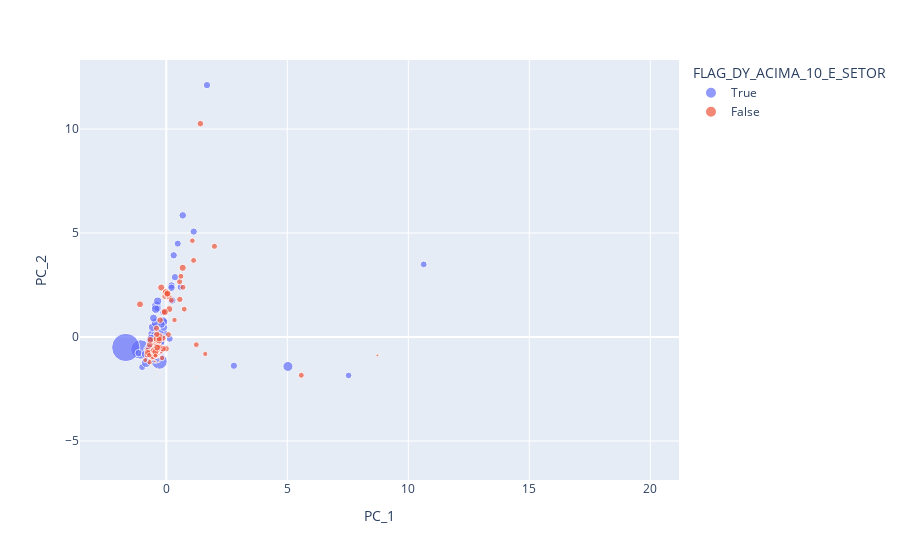

The cell this chart's notebook holds for it:
### Code cell
# Visualizar os dois componentes
fig = px.scatter(df_pca,
                 x="PC_1",
                 y="PC_2",
                 color="FLAG_DY_ACIMA_10_E_SETOR",
                 size='DIV_YIELD',
                 hover_data=['FLAG_DY_ACIMA_10_E_SETOR','FLAG_DY_ACIMA_10','FLAG_DY_ACIMA_DY_SETOR','FII',])
fig.show()
